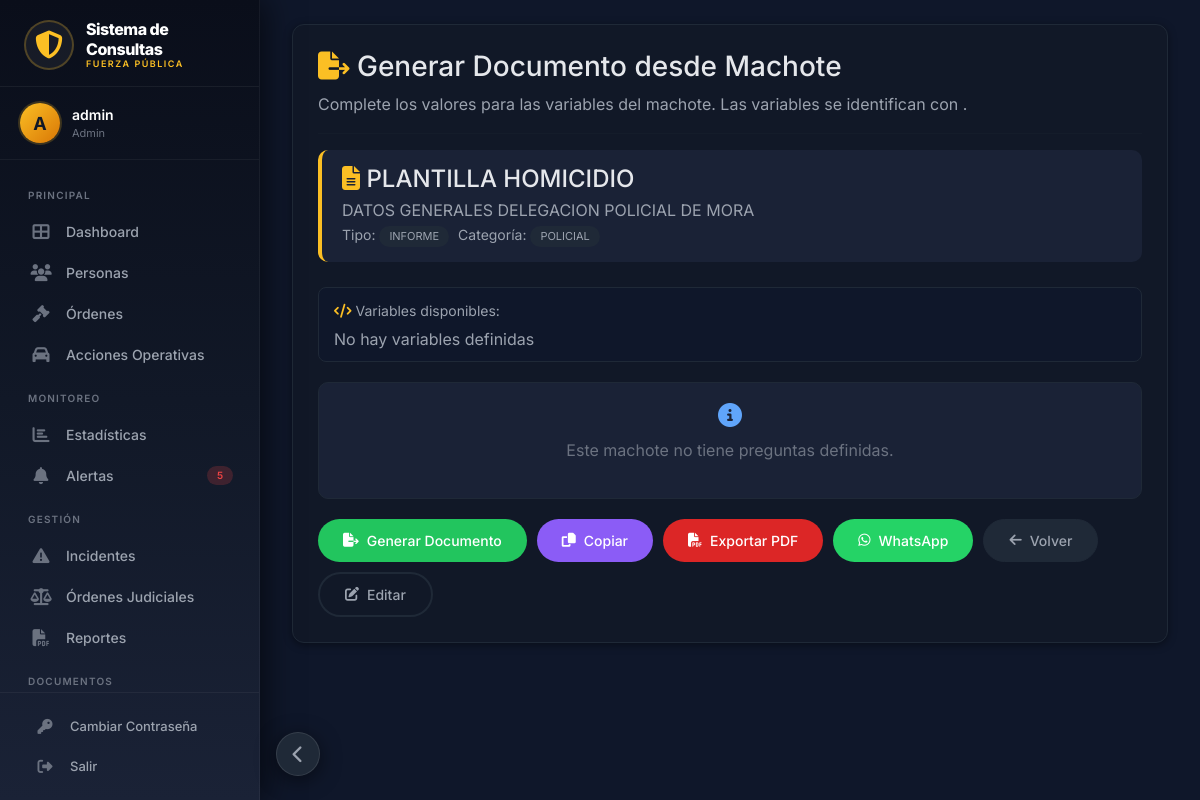
Page /machote/generar/1 (signed in) on the committed database.
### app.py (models this page shows)
class Usuario(UserMixin, db.Model):
    __tablename__ = 'usuarios'
    id = db.Column(db.Integer, primary_key=True)
    username = db.Column(db.String(50), unique=True, nullable=False)
    email = db.Column(db.String(100), unique=True, nullable=False)
    password_hash = db.Column(db.String(200), nullable=False)
    rol = db.Column(db.String(20), default='usuario')
    activo = db.Column(db.Boolean, default=True)
    fecha_registro = db.Column(db.String(50))

class MachoteDocumento(db.Model):
    __tablename__ = 'machotes_documentos'
    id = db.Column(db.Integer, primary_key=True)
    nombre = db.Column(db.String(100), nullable=False)
    descripcion = db.Column(db.Text)
    tipo_documento = db.Column(db.String(50), nullable=False)
    categoria = db.Column(db.String(50))
    contenido = db.Column(db.Text, nullable=False)
    variables = db.Column(db.Text)
    estructura = db.Column(db.Text)
    archivo_adjunto = db.Column(db.String(200))
    es_activo = db.Column(db.Boolean, default=True)
    creado_por = db.Column(db.String(50))
    fecha_registro = db.Column(db.String(50))
    ultima_modificacion = db.Column(db.String(50))

### app.py (the view)
@app.route('/machote/generar/<int:id>')
@login_required
@permiso_requerido('ver_machotes')
def generar_machote(id):
    machote = MachoteDocumento.query.get_or_404(id)
    preguntas = Pregunta.query.filter_by(machote_id=id).order_by(Pregunta.orden).all()
    return render_template('machote_generar_simple.html', machote=machote, preguntas=preguntas)

### templates/machote_generar_simple.html (shortened to what this page needs)
{% extends "base.html" %}
{% block content %}
<div class="generar-container-dark">
    <h3><i class="fas fa-file-export"></i> Generar Documento desde Machote</h3>
    <p class="text-muted">Complete los valores para las variables del machote. Las variables se identifican con <code style="color: #fbbf24;">{{ variable }}</code>.</p>
    <hr>
    <div class="header-info-dark">
        <h4><i class="fas fa-file-alt"></i> {{ machote.nombre }}</h4>
        <p>{{ machote.descripcion or 'Sin descripción' }}</p>
        <small style="color: #9ca3af;">
            Tipo: <span class="badge-info-dark">{{ machote.tipo_documento.upper() }}</span>
            Categoría: <span class="badge-info-dark">{{ machote.categoria.upper() if machote.categoria else 'Sin categoría' }}</span>
        </small>
    </div>
    <div class="variables-detectadas">
        <small><i class="fas fa-code" style="color: #fbbf24;"></i> Variables disponibles:</small>
        <div style="margin-top: 5px;">
            {% if preguntas %}
                {% for p in preguntas %}
                    <span class="var-tag">{{ p.variable }}</span>
                {% endfor %}
            {% else %}
                <span class="text-muted" style="color: #6b7280;">No hay variables definidas</span>
            {% endif %}
        </div>
    </div>
    <form id="formGenerar">
        <div id="preguntasContainer">
            {% if preguntas %}
                {% for p in preguntas %}
                <div class="form-group-dark" data-index="{{ loop.index0 }}" data-variable="{{ p.variable }}">
                    <span class="order-number">#{{ loop.index }}</span>
                    <label for="variable_{{ p.variable }}">
                        <i class="fas fa-question-circle" style="color: #a78bfa; margin-right: 4px;"></i>
                        {{ p.titulo }}
                        {% if p.requerido %}
                            <span class="required">*</span>
                        {% endif %}
                    </label>
                    {% if p.tipo == 'textarea' %}
                        <textarea class="form-control textarea" id="variable_{{ p.variable }}"
                                  name="{{ p.variable }}" placeholder="Ingrese {{ p.titulo|lower }}..."></textarea>
                    {% elif p.tipo == 'select' %}
                        <select class="form-control" id="variable_{{ p.variable }}" name="{{ p.variable }}">
                            <option value="">Seleccione una opción...</option>
                            {% if p.opciones %}
                                {% for opcion in p.opciones|from_json %}
                                    <option value="{{ opcion }}">{{ opcion }}</option>
                                {% endfor %}
                            {% endif %}
                        </select>
                    {% elif p.tipo == 'fecha' %}
                        <input type="date" class="form-control" id="variable_{{ p.variable }}"
                               name="{{ p.variable }}" placeholder="Ingrese {{ p.titulo|lower }}...">
                    {% elif p.tipo == 'hora' %}
                        <input type="time" class="form-control" id="variable_{{ p.variable }}"
                               name="{{ p.variable }}" placeholder="Ingrese {{ p.titulo|lower }}...">
                    {% else %}
                        <input type="text" class="form-control" id="variable_{{ p.variable }}"
                               name="{{ p.variable }}" placeholder="Ingrese {{ p.titulo|lower }}...">
                    {% endif %}
                    <span class="text-muted">Variable: <code>{{ p.variable }}</code></span>
                </div>
                {% endfor %}
            {% else %}
                <div style="background: #1a2236; padding: 20px; border-radius: 10px; text-align: center; color: #6b7280; border: 1px solid #1f2937;">
                    <i class="fas fa-info-circle" style="color: #60a5fa; font-size: 24px;"></i>
                    <p class="mt-2">Este machote no tiene preguntas definidas.</p>
                </div>
            {% endif %}
        </div>
        <div class="btn-acciones-dark">
            <button type="button" class="btn-action-dark btn-success-dark" onclick="generarDocumento()">
                <i class="fas fa-file-export"></i> Generar Documento
            </button>
            <button type="button" class="btn-action-dark btn-info-dark" onclick="copiarContenido()">
                <i class="fas fa-copy"></i> Copiar
            </button>
            <button type="button" class="btn-action-dark btn-pdf-dark" onclick="exportarPDF()">
                <i class="fas fa-file-pdf"></i> Exportar PDF
            </button>
            <button type="button" class="btn-action-dark btn-whatsapp-dark" onclick="enviarWhatsApp()">
                <i class="fab fa-whatsapp"></i> WhatsApp
            </button>
            <a href="/machotes" class="btn-action-dark btn-secondary-dark">
                <i class="fas fa-arrow-left"></i> Volver
            </a>
            <a href="/machote/editar/{{ machote.id }}" class="btn-action-dark btn-outline-dark">
                <i class="fas fa-edit"></i> Editar
            </a>
        </div>
    </form>
</div>
{% endblock %}

### templates/base.html (shortened to what this page needs)
<!DOCTYPE html>
<html lang="es">
<head>
    <link href="https://cdn.jsdelivr.net/npm/bootstrap@5.3.0/dist/css/bootstrap.min.css" rel="stylesheet">
    <link rel="stylesheet" href="https://cdnjs.cloudflare.com/ajax/libs/font-awesome/6.4.0/css/all.min.css">
</head>
<body>
    <nav class="sidebar" id="sidebar">
        <div class="sidebar-brand">
            <div class="brand-icon">
                <i class="fas fa-shield-halved"></i>
            </div>
            <div class="brand-text">
                <strong>Sistema de Consultas</strong>
                <small>Fuerza Pública</small>
            </div>
        </div>
        {% if current_user.is_authenticated %}
        <div class="user-info">
            <div class="user-avatar">{{ current_user.username[0]|upper }}</div>
            <div>
                <div class="user-name">{{ current_user.username }}</div>
                <div class="user-role">{{ current_user.rol|capitalize }}</div>
            </div>
        </div>
        {% endif %}
        <div class="sidebar-nav">
            <span class="nav-section-title">Principal</span>
            <a href="{{ url_for('index') }}" class="nav-link {% if request.endpoint == 'index' %}active{% endif %}">
                <i class="fas fa-th-large nav-icon"></i>
                <span class="nav-label">Dashboard</span>
            </a>
            {% if tiene_permiso(current_user, 'ver_personas') %}
            <a href="{{ url_for('personas') }}" class="nav-link {% if request.endpoint == 'personas' %}active{% endif %}">
                <i class="fas fa-users nav-icon"></i>
                <span class="nav-label">Personas</span>
            </a>
            {% endif %}
            {% if tiene_permiso(current_user, 'ver_ordenes') %}
            <a href="{{ url_for('ordenes') }}" class="nav-link {% if request.endpoint == 'ordenes' %}active{% endif %}">
                <i class="fas fa-gavel nav-icon"></i>
                <span class="nav-label">Órdenes</span>
            </a>
            {% endif %}
            {% if tiene_permiso(current_user, 'ver_acciones') %}
            <a href="{{ url_for('acciones_operativas') }}" class="nav-link {% if request.endpoint == 'acciones_operativas' %}active{% endif %}">
                <i class="fas fa-car nav-icon"></i>
                <span class="nav-label">Acciones Operativas</span>
            </a>
            {% endif %}
            <span class="nav-section-title">Monitoreo</span>
            {% if tiene_permiso(current_user, 'ver_estadisticas') %}
            <a href="{{ url_for('estadisticas') }}" class="nav-link {% if request.endpoint == 'estadisticas' %}active{% endif %}">
                <i class="fas fa-chart-bar nav-icon"></i>
                <span class="nav-label">Estadísticas</span>
            </a>
            {% endif %}
            {% if tiene_permiso(current_user, 'ver_alertas') %}
            <a href="{{ url_for('alertas') }}" class="nav-link {% if request.endpoint == 'alertas' %}active{% endif %}">
                <i class="fas fa-bell nav-icon"></i>
                <span class="nav-label">Alertas</span>
                <span class="nav-badge" id="alertBadge">0</span>
            </a>
            {% endif %}
            <span class="nav-section-title">Gestión</span>
            {% if tiene_permiso(current_user, 'ver_incidentes') %}
            <a href="{{ url_for('incidentes') }}" class="nav-link {% if request.endpoint == 'incidentes' %}active{% endif %}">
                <i class="fas fa-triangle-exclamation nav-icon"></i>
                <span class="nav-label">Incidentes</span>
            </a>
            {% endif %}
            {% if tiene_permiso(current_user, 'ver_ordenes_judiciales') %}
            <a href="{{ url_for('ordenes_judiciales') }}" class="nav-link {% if request.endpoint == 'ordenes_judiciales' %}active{% endif %}">
                <i class="fas fa-scale-balanced nav-icon"></i>
                <span class="nav-label">Órdenes Judiciales</span>
            </a>
            {% endif %}
            {% if tiene_permiso(current_user, 'ver_estadisticas') %}
            <a href="{{ url_for('reportes') }}" class="nav-link {% if request.endpoint == 'reportes' %}active{% endif %}">
                <i class="fas fa-file-pdf nav-icon"></i>
                <span class="nav-label">Reportes</span>
            </a>
            {% endif %}
            <span class="nav-section-title">Documentos</span>
        </div>
        <div class="sidebar-footer">
            <a href="{{ url_for('cambiar_password_page') }}" class="nav-link">
                <i class="fas fa-key nav-icon"></i>
                <span class="nav-label">Cambiar Contraseña</span>
            </a>
            <a href="{{ url_for('logout') }}" class="nav-link" onclick="return confirm('¿Desea cerrar sesión?')">
                <i class="fas fa-right-from-bracket nav-icon"></i>
                <span class="nav-label">Salir</span>
            </a>
        </div>
    </nav>
    <button class="sidebar-toggle" id="sidebarToggle" onclick="toggleSidebar()" title="Colapsar menú">
        <i class="fas fa-chevron-left" id="toggleIcon"></i>
    </button>
    <main class="main-content" id="mainContent">
        {% block content %}{% endblock %}
    </main>
</body>
</html>

### rows in the picture
Usuario: username "A", username "admin", rol "Admin"
MachoteDocumento: nombre "PLANTILLA HOMICIDIO", descripcion "DATOS GENERALES DELEGACION POLICIAL DE MORA", tipo_documento "INFORME", categoria "POLICIAL"
